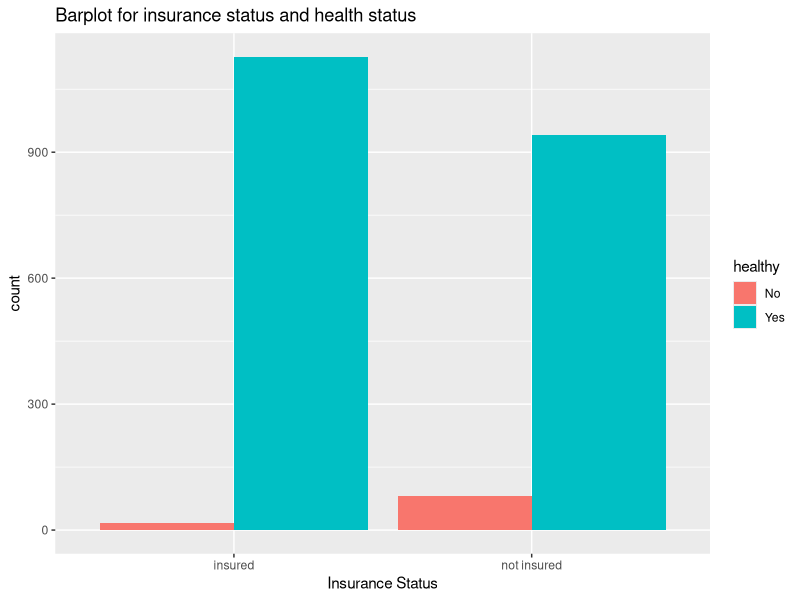
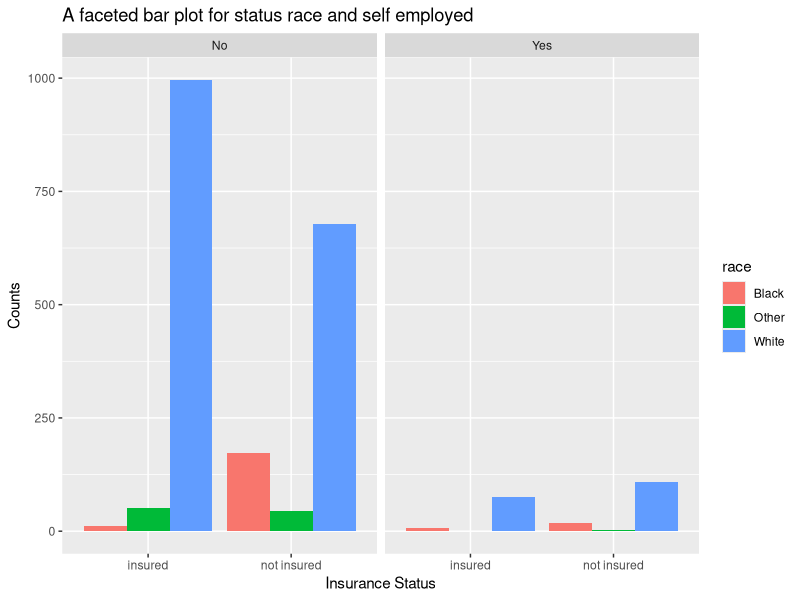

Write R code to recreate these figures, in order. (Note: this script raises an error after producing the figures.)
# load the library required
library(tidyverse)
library(caret)
library(e1071)

#load the data
insurance_df <- read_csv('./insurance.csv')

# cleaning the data
# extract outliers
# Calculate the interquartile range (IQR)
Q1_age <- quantile(insurance_df$age, 0.25, na.rm = T)
Q3_age <- quantile(insurance_df$age, 0.75, na.rm = T)
IQR_age <- Q3_age - Q1_age
Q1_famsize <- quantile(insurance_df$familysize, .25, na.rm = T)
Q3_famsize <- quantile(insurance_df$familysize, .75, na.rm = T)
IQR_famsize <- Q3_famsize - Q1_famsize

# Define the outlier cutoff values
cutoff_low_age <- Q1_age - 1.5 * IQR_age
cutoff_high_age <- Q3_age + 1.5 * IQR_age
cutoff_low_famsize <- Q1_famsize - 1.5 * IQR_famsize
cutoff_high_famsize <- Q3_famsize + 1.5 * IQR_famsize
# Extract the outliers
outliers_age <-
  insurance_df[insurance_df$age < cutoff_low_age |
                 insurance_df$age > cutoff_high_age,]
outliers_famsize <-
  insurance_df[insurance_df$familysize < cutoff_low_famsize |
                 insurance_df$familysize > cutoff_high_famsize, ]

clean_insurance_df <- insurance_df %>%
  # remove any outliers and duplicates
  filter(
    !age %in% outliers_age$age,
    !familysize %in% outliers_famsize$familysize,
    !married %in% c('married', 'single')
  ) %>%
  mutate(
    status = as.factor(status),
    healthy = as.factor(healthy),
    gender = as.factor(gender),
    education = as.factor(education),
    married = as.factor(married),
    selfemployed = as.factor(selfemployed),
    region = as.factor(region),
    race = as.factor(race)
  ) %>%
  # remove missing values
  remove_missing()

# barplot for insurance status and healthy status
clean_insurance_df %>% 
  ggplot(aes(x = status, fill = healthy))+
  geom_bar(position = 'dodge')+
  labs(title = 'Barplot for insurance status and health status',
       x = 'Insurance Status')
# facetted bar plot for status, selfemployed and race
clean_insurance_df %>%
  group_by(race) %>% 
  count(race, status, selfemployed, sort = T) %>% 
  ggplot(aes(x =status,y = n, fill = race))+
  geom_bar(position = 'dodge', stat='identity')+
  labs(title = 'A faceted bar plot for status race and self employed',
       x = 'Insurance Status', y = 'Counts')+                                                                                                              
  facet_grid( ~ selfemployed)

# machine learning
# split data into training and testing datasets
seed<- 20409620
set.seed(seed)
trainIndex <- createDataPartition(clean_insurance_df$status, p = 0.7, list = FALSE)
trainData <- clean_insurance_df[trainIndex, ]
testData <- clean_insurance_df[-trainIndex, ]

# train data using three different machine learning algorithms
# logistic regression
formula<- Formula::as.Formula("status ~ age+familysize+healthy+gender+education+married+selfemployed +region+race")
control<- trainControl(method = 'cv', number = 10)
model_logit <- train(formula, data = trainData, method = "glm", family = "binomial", trControl=control)

# decision tree
model_tree <- train(formula, data = trainData, method = "rpart", trControl = control)

# support vector machine
model_svm <- train(formula, data = trainData, method = "svmRadial", trControl = control)

# test accuracy of each model using the test dataset
pred_logit <- predict(model_logit, testData)
pred_tree <- predict(model_tree, testData)
pred_svm <- predict(model_svm, testData)

# evaluate accuracy of each model
confusionMatrix(pred_logit, testData$status)$overall['Accuracy']
confusionMatrix(pred_tree, testData$status)$overall['Accuracy']
confusionMatrix(pred_svm, testData$status)$overall['Accuracy']
